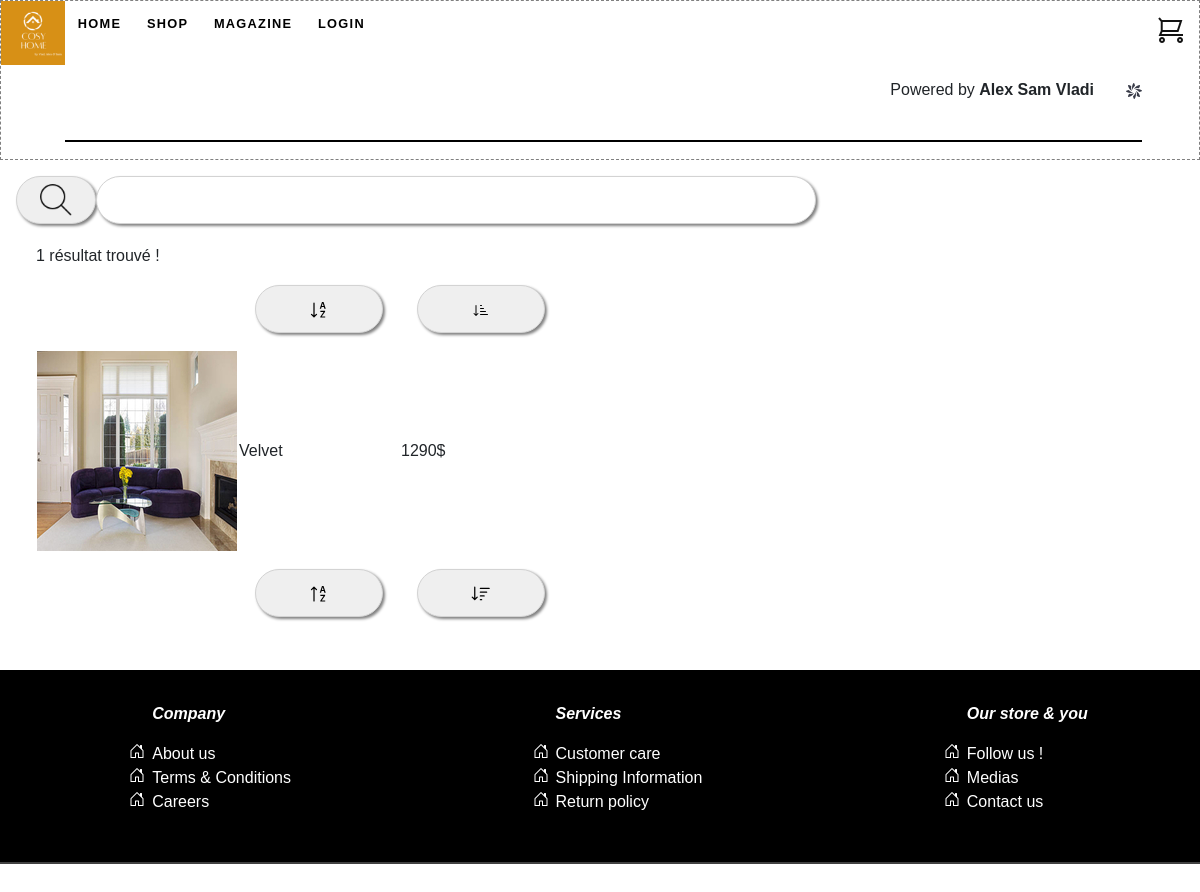
The page /src/product/result.php?valid_AZ=Cosy and modern brown sofa  with corner on the database its author committed.
### tables this page shows
CREATE TABLE `products` (
  `id` int NOT NULL AUTO_INCREMENT,
  `name` varchar(255) NOT NULL DEFAULT '0',
  `price` int NOT NULL DEFAULT '0',
  `photo` varchar(255) DEFAULT NULL,
  `description` varchar(255) DEFAULT NULL,
  `category_id` int NOT NULL DEFAULT '0',
  `category_name` varchar(255) DEFAULT NULL,
  `parent_category_id` int DEFAULT NULL,
  `parent_category_name` varchar(255) DEFAULT NULL,
  PRIMARY KEY (`id`)
);

### src/product/result.php (the view, shortened to what this page needs)
<?php
include_once('./includes/header.php');
include_once('./includes/my_connection.php');
if(isset($_POST['search']) AND !empty($_POST['search'])){
    $_POST['search']= htmlspecialchars($_POST['search']);
    $search = $_POST['search'];
    $search = strip_tags($search);
    $req=$connect->prepare("SELECT id, name, price, photo, description, category_name, parent_category_name FROM products WHERE description like '%$search%' OR name like '%$search%' OR category_name like '%$search%' OR parent_category_name like '%$search%'");
    $req->setFetchMode(PDO::FETCH_ASSOC);
    $req->execute();
    $result=$req->fetchAll();
    $afficher="oui";
}
elseif (isset($_GET['valid_AZ'])) {
    $search=$_GET['valid_AZ'];
    $req=$connect->prepare("SELECT id, name, price, photo, description, category_name, parent_category_name FROM products WHERE description like '%$search%' OR name like '%$search%' OR category_name like '%$search%' OR parent_category_name like '%$search%' ORDER BY name ASC");
    $req->setFetchMode(PDO::FETCH_ASSOC);
    $req->execute();
    $result=$req->fetchAll();
    $afficher="oui";
}
else{
    header("location: ./index.php");
      }
?>
<body>
<form action="" method="post">
    <div class="search_bar">
        <button type="valid"><img class="loupe" src="./images/Search.png" alt="search" name="valid"></button>
        <input type="search" id="site-search" name="search" value="<?php if(isset($_POST['search'])){echo $_POST['search'];} ?>" >
    </div>
    </form>
<div>
<?php
        if ($afficher=="oui") {  ?>
            <div id="results">
            <div class="nbr_results"><?php echo count($result)." ".(count($result)>1?"résultats trouvés !" : "résultat trouvé !"); ?></div>
            <table class ="table_result">
                    <tr>
                        <td>
                        </td>
                        <td>
                            <form action="" method="get">
                                <button type="valid" name="valid_AZ" value ="<?php echo $search; ?>"></button>
                            </form>
                        </td>
                        <td>
                            <form action="" method="get">
                                <button type="valid" name="price_up" value = "<?php echo $search; ?>"></button>
                            </form>
                        </td>
                    </tr>
                <?php for($i=0;$i<count($result);$i++){ ?>
                    <tr>
                        <td>
                        <a href="shop_product.php?id=<?= $result[$i]['id'] ?>"><img src="<?php echo $result[$i]['photo']; ?>" alt="test"/></a>
                        </td>
                        <td>
                            <?php echo $result[$i]['name']; ?>
                        </td>
                        <td>
                            <?php echo $result[$i]['price'] . "&dollar;"; ?>
                        </td>
                    </tr>
                <?php } ?>
                    <tr>
                        <td>
                        </td>
                        <td>
                            <form action="" method="get">
                                <button type="valid" name="valid_ZA" value = "<?php echo $search; ?>"></button>
                            </form>
                        </td>
                        <td>
                            <form action="" method="get">
                                <button type="valid" name="price_down" value = "<?php echo $search; ?>"></button>
                            </form>
                        </td>
                    </tr>
            </table>
        </div>
     <?php  }
     include_once("./includes/footer.php");
     ?>
</div>
</body>
</html>

### style.css (style rules this page uses)
body { font-family: 'robotoregular', Arial, sans-serif; margin: 0px; }
a { text-decoration: none !important; color:black; }
button { width: 8em; height:3em; margin:1em; border-radius: 5em; border: 1px solid lightgray; box-shadow: 2px 2px 3px gray; }
#results button { width: 8em; height:3em; margin:1em; border-radius: 5em; border: 1px solid lightgray; box-shadow: 2px 2px 3px gray; }
input { margin:0.5em; border-radius: 30px; padding-inline-start: 0.5em; }
.search_bar { height:3em; width:100%; display:flex; flex-direction:row; }
.search_bar #site-search { width:60%; height: 3em; margin: 1em 0; border-radius: 30px; border: 1px solid lightgray; box-shadow: 2px 2px 3px gray; padding-inline-start: 1em; }
.search_bar button { width:5em !important; margin-right: 0 !important; }
.loupe { width:2em; height: 2em; }
#results { margin: 3%; }
td { vertical-align: middle; align-items: center; align-content: center; }

### rows shown on the page
products: photo (picture), name "Velvet", price "1290"

### other values the page prints
count($result) "1"
